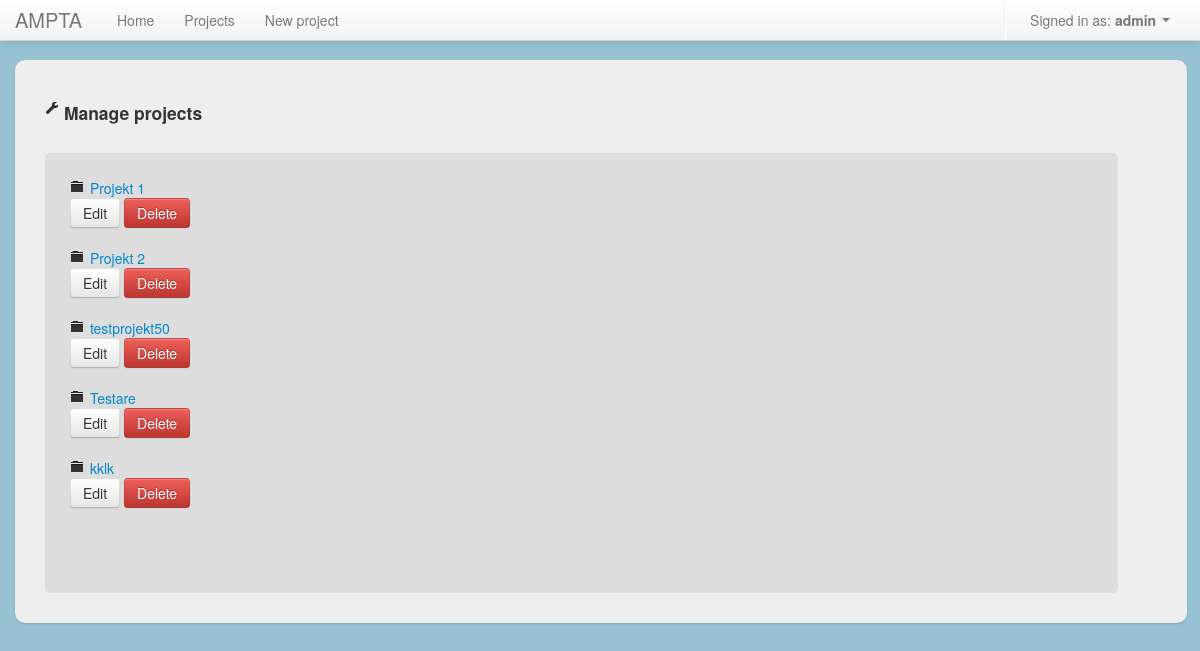
Page /projects/manage (signed in) on the earlier database version.
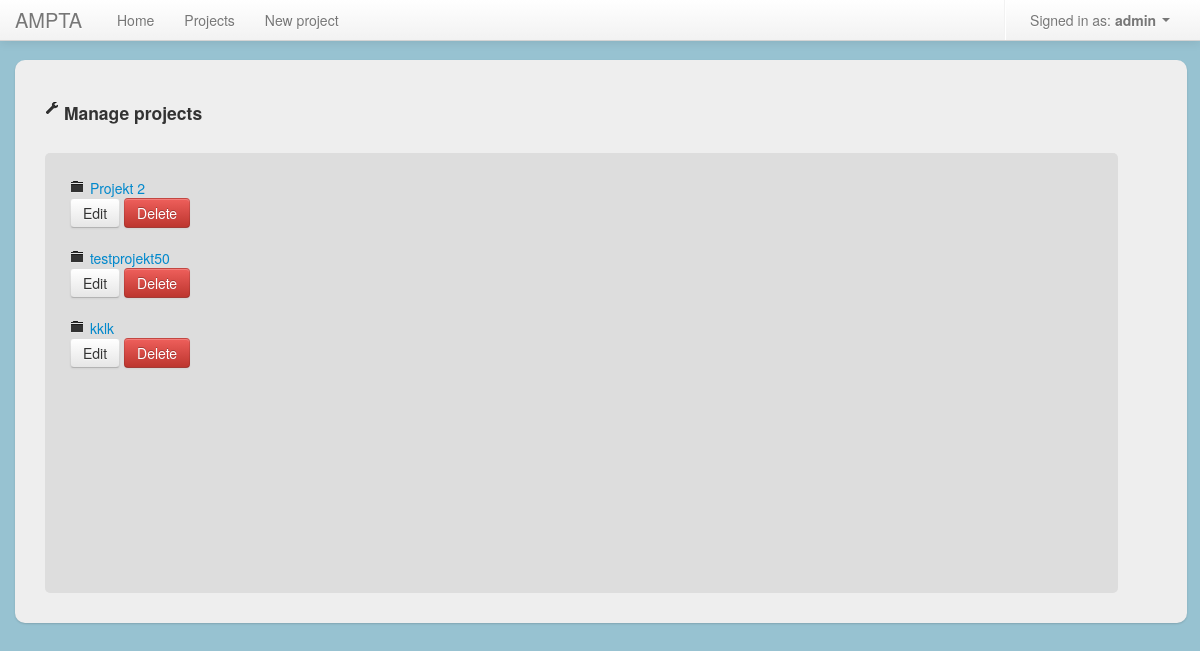
Same page on the later database version.
### project_app/models.py (models this page shows, shortened)
class Project(models.Model):
	name = models.CharField(max_length = 50)
	description = models.TextField()
	start_date = models.DateField('Start date')
	end_date = models.DateField('End date')
	date_added = models.DateField()
	date_updated = models.DateField()
	added_by_user = models.ForeignKey(User)
	users = models.ManyToManyField(User, related_name='projects')
	def __unicode__(self):
		return self.name

### project_app/views.py (the view)
# urls.py: url(r'^projects/manage$', 'project_app.views.project_manage', name="project_manage"),
@login_required
def project_manage(request):
	projects = get_list_or_404(Project.objects.filter(added_by_user = request.user))
	return render(request, 'projects/manage.html', {"projects" : projects, "headline" : "Manage projects"})

### templates/projects/manage.html (shortened to what this page needs)
{% extends 'shared/base.html' %}
{% load custom_filters %}
{% block content %}
	<h4><li class="header-pos"><i class="icon-wrench"></i> {{ headline }}</h4>
	<div id="project_area">
		{% for project in projects %}
		<li>
			<i class="icon-folder-close"></i> <a href="{% url show_project project.id %}">{{ project }}</a><br/>
			<a class="btn" href="{% url project_edit project.id %}">Edit</a>
			<a class="btn btn-danger" id="delete_link" href="{% url project_delete project.id %}">Delete</a>
		</li><br/>
		{% endfor %}
	</div>
{% endblock %}

Differences in the rows shown:
no longer on this page (row edited): Project: name "Projekt 1"
no longer on this page (row edited): Project: name "Testare"
